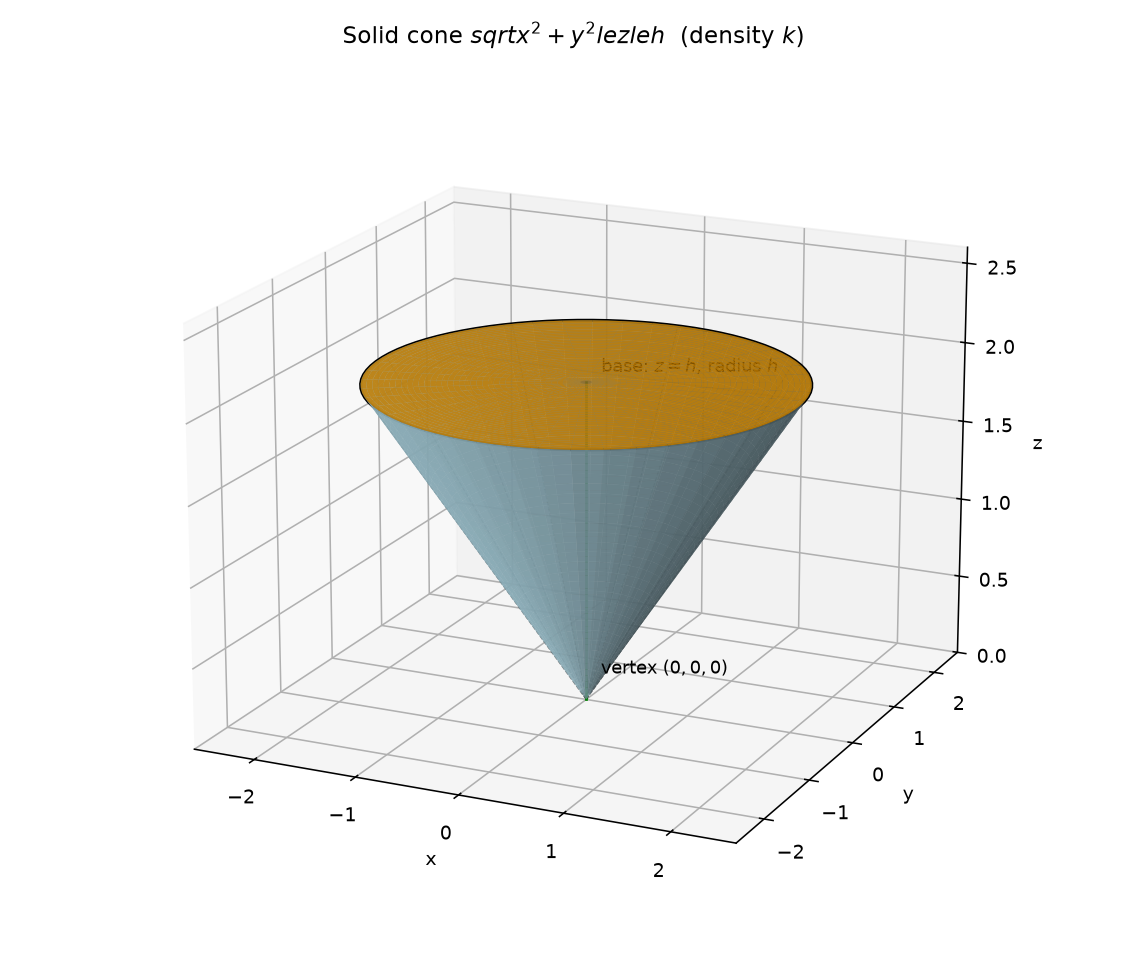

Python code for this plot:
"""Part 1, Figure 1 - 3D sketch of the solid cone for exercise 15.7.46.

Cone: sqrt(x^2 + y^2) <= z <= h. Vertex at the origin, circular base of
radius h in the plane z = h.
"""
import numpy as np
import matplotlib
matplotlib.use("Agg")
import matplotlib.pyplot as plt

h = 2.0
fig = plt.figure(figsize=(8.2, 7.0))
ax = fig.add_subplot(111, projection="3d")

th = np.linspace(0, 2*np.pi, 90)
zgrid = np.linspace(0, h, 40)
TH, Z = np.meshgrid(th, zgrid)
R = Z                      # r = z on the cone surface
X = R * np.cos(TH); Y = R * np.sin(TH)
ax.plot_surface(X, Y, Z, color="lightblue", alpha=0.8, edgecolor="none")

# base disk at z = h, radius h
Rb, Tb = np.meshgrid(np.linspace(0, h, 40), np.linspace(0, 2*np.pi, 90))
Xb = Rb * np.cos(Tb); Yb = Rb * np.sin(Tb)
ax.plot_surface(Xb, Yb, np.full_like(Rb, h), color="orange", alpha=0.85)

# base circle edge
ax.plot(h*np.cos(th), h*np.sin(th), np.full_like(th, h), "k-", lw=1.6)
# generator lines from vertex
for ang in np.linspace(0, 2*np.pi, 8, endpoint=False):
    ax.plot([0, h*np.cos(ang)], [0, h*np.sin(ang)], [0, h], "k--", lw=0.6, alpha=0.5)

# z-axis
ax.plot([0, 0], [0, 0], [0, h], "g-", lw=1.4)
ax.text(0.1, 0.1, 0.15, "vertex $(0,0,0)$", fontsize=9)
ax.text(0.1, 0.1, h + 0.05, rf"base: $z = h$, radius $h$", fontsize=9)

ax.set_xlabel("x"); ax.set_ylabel("y"); ax.set_zlabel("z")
ax.set_xlim(-2.6, 2.6); ax.set_ylim(-2.6, 2.6); ax.set_zlim(0, 2.6)
ax.view_init(elev=18, azim=-65)
ax.set_title(rf"Solid cone $sqrt{{x^2+y^2}} le z le h$"
             rf"  (density $k$)", fontsize=12)
fig.tight_layout()
fig.savefig("calculus-15.7.46/solution/part1_figure1.png", dpi=140)
print("saved part1_figure1.png")
